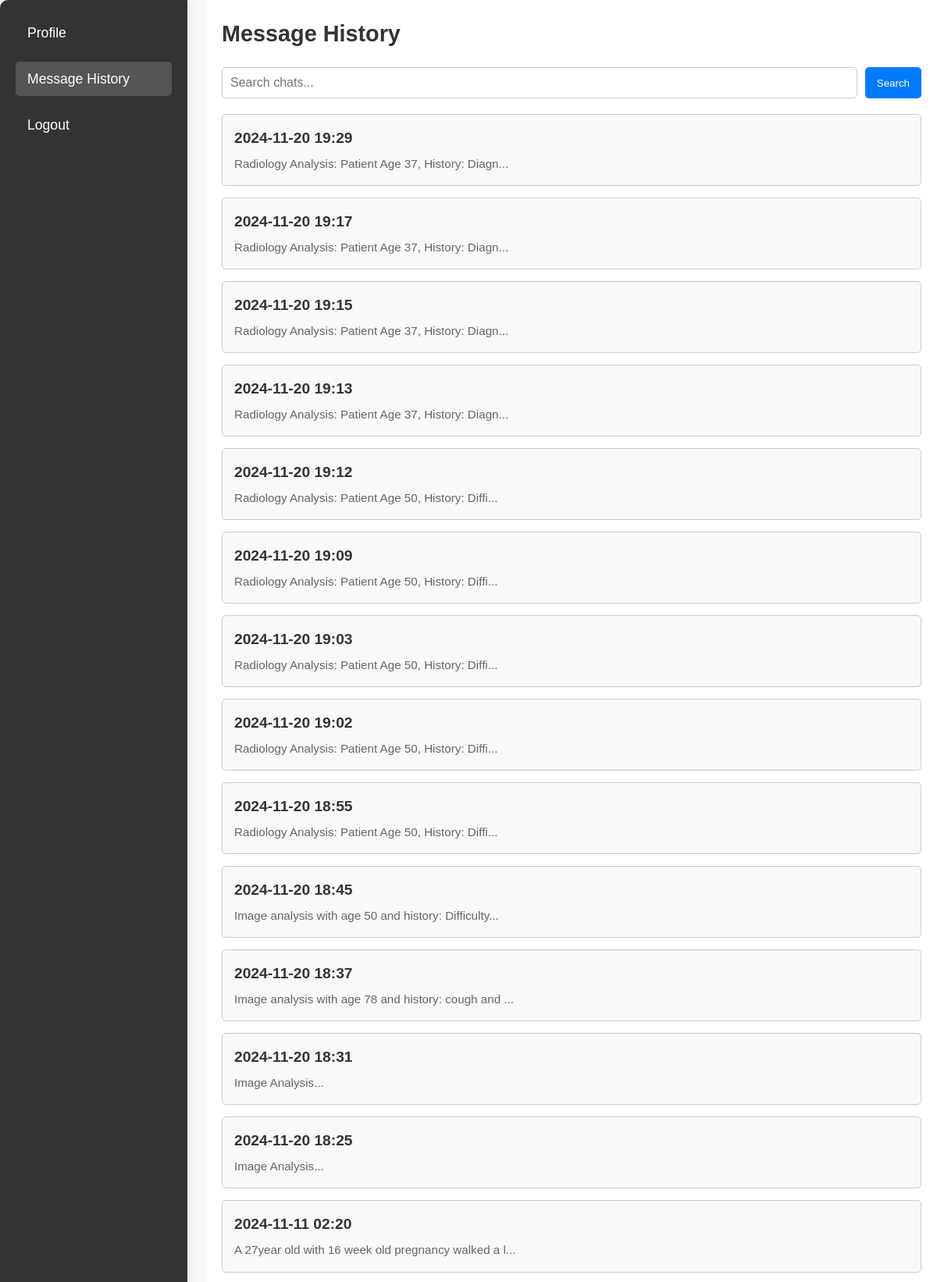
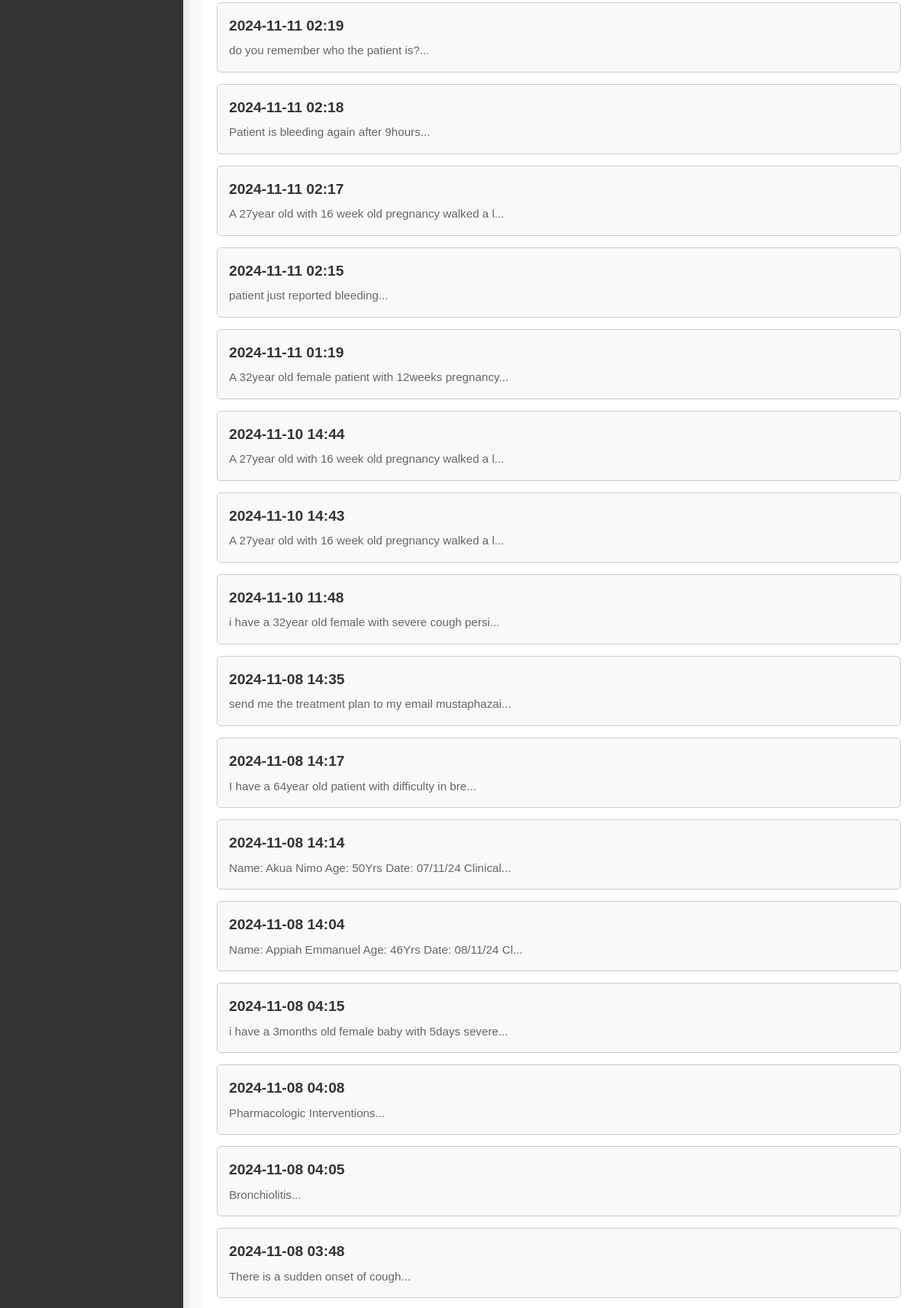
The page /history (signed in, upper part) on the database its author committed (2 pictures, top to bottom).
### application.py (models this page shows)
class History(db.Model):
    id = db.Column(db.Integer, primary_key=True)
    user_id = db.Column(db.Integer, db.ForeignKey('user.id'), nullable=False)
    question = db.Column(db.Text, nullable=False)
    response = db.Column(db.Text, nullable=False)
    timestamp = db.Column(db.DateTime, default=datetime.utcnow)

### application.py (the view)
@app.route('/history', methods=['GET'])
@login_required
def history():
    search_query = request.args.get('search', '')
    try:
        if search_query:
            user_history = History.query.filter(
                (History.user_id == current_user.id) &
                ((History.question.ilike(f'%{search_query}%')) |
                 (History.response.ilike(f'%{search_query}%')))
            ).order_by(History.timestamp.desc()).all()
        else:
            user_history = History.query.filter_by(user_id=current_user.id).order_by(History.timestamp.desc()).all()
        return render_template('history.html', history=user_history, search_query=search_query)
    except Exception as e:
        print(f"Error retrieving history: {e}")
        return render_template('history.html', history=[], search_query=search_query)

### application.py (called while the page is built)
@login_manager.user_loader
def load_user(user_id):
    return User.query.get(int(user_id))

### templates/history.html (shortened to what this page needs)
<!DOCTYPE html>
<html lang="en">
<head>
    <link rel="stylesheet" href="{{ url_for('static', filename='style.css') }}">
</head>
<body>
    <div class="container">
        <div class="sidebar">
            <ul>
                <li><a href="/profile">Profile</a></li>
                <li><a href="/history" class="active">Message History</a></li>
                <li><a href="/logout">Logout</a></li>
            </ul>
        </div>
        <div class="chatbox-wrapper">
            <h2>Message History</h2>
            <form method="GET" action="/history" class="search-form">
                <input type="text" name="search" placeholder="Search chats..." value="{{ search_query }}">
                <button type="submit">Search</button>
            </form>
            <div class="history-list">
                {% for entry in history %}
                    <div class="history-item">
                        <a href="/history/{{ entry.id }}">
                            <div class="history-header">
                                <h3>{{ entry.timestamp.strftime('%Y-%m-%d %H:%M') }}</h3>
                            </div>
                            <div class="history-content">
                                <p>{{ entry.question[:50] }}...</p>
                            </div>
                        </a>
                    </div>
                {% else %}
                    <div class="no-history">
                        <p>No history found.</p>
                    </div>
                {% endfor %}
            </div>
        </div>
    </div>
</body>
</html>

### static/style.css (style rules this page uses)
* { margin: 0; padding: 0; box-sizing: border-box; font-family: "Poppins", sans-serif; }
body { width: 100%; height: 100vh; background-color: #f7f8f9; color: #333; font-size: 16px; line-height: 1.6; overflow: hidden; }
.container { display: flex; height: 100vh; overflow: hidden; flex-wrap: nowrap; }
.sidebar { width: 270px; background-color: #ffffff; padding: 25px; color: #333; display: flex; flex-direction: column; justify-content: space-between; box-shadow: 2px 0 12px rgba(0, 0, 0, 0.1); border-radius: 10px 0 0 10px; height: 100%; }
.sidebar ul { list-style: none; padding: 0; flex-grow: 1; margin-bottom: 20px; }
.sidebar li { margin-bottom: 20px; }
.sidebar a { color: #555; text-decoration: none; font-size: 18px; display: flex; align-items: center; padding: 14px 18px; border-radius: 8px; transition: background-color 0.3s, color 0.3s; width: 100%; }
.sidebar .active { background-color: #10a37f; color: #fff; }
.chatbox-wrapper { flex-grow: 1; display: flex; flex-direction: column; padding: 30px; background-color: #ffffff; overflow: hidden; height: 100%; }

### templates/history.html (style rules this page uses)
.sidebar { width: 20%; background-color: #333; color: white; height: 100vh; padding: 20px; position: fixed; }
.sidebar ul { list-style: none; padding: 0; }
.sidebar ul li { margin-bottom: 15px; }
.sidebar ul li a { color: white; text-decoration: none; font-size: 1.1em; display: block; padding: 8px 15px; border-radius: 5px; transition: background-color 0.3s; }
.sidebar ul li a:hover, .sidebar ul li a.active { background-color: #555; }
.chatbox-wrapper { margin-left: 22%; padding: 20px; height: 100vh; display: flex; flex-direction: column; }
.chatbox-wrapper h2 { font-size: 1.8em; margin-bottom: 20px; color: #333; }
.search-form { display: flex; gap: 10px; margin-bottom: 20px; }
.search-form input { flex: 1; padding: 10px; font-size: 1em; border: 1px solid #ccc; border-radius: 5px; }
.search-form button { padding: 10px 15px; background-color: #007bff; color: white; border: none; border-radius: 5px; cursor: pointer; }
.history-list { flex: 1; overflow-y: auto; display: flex; flex-direction: column; gap: 15px; }
.history-item { background: #f9f9f9; border: 1px solid #ccc; border-radius: 5px; padding: 15px; transition: background-color 0.3s ease; }
.history-item a { text-decoration: none; color: inherit; display: block; }
.history-header h3 { margin: 0; font-size: 1.2em; color: #333; }
.history-content p { margin: 5px 0 0 0; color: #666; font-size: 0.95em; }

### rows shown on the page
History: timestamp "2024-11-20 19:29", question "Radiology Analysis: Patient Age 37, History: Diagn"
History: timestamp "2024-11-20 19:17", question "Radiology Analysis: Patient Age 37, History: Diagn"
History: timestamp "2024-11-20 19:15", question "Radiology Analysis: Patient Age 37, History: Diagn"
History: timestamp "2024-11-20 19:13", question "Radiology Analysis: Patient Age 37, History: Diagn"
History: timestamp "2024-11-20 19:12", question "Radiology Analysis: Patient Age 50, History: Diffi"
History: timestamp "2024-11-20 19:09", question "Radiology Analysis: Patient Age 50, History: Diffi"
History: timestamp "2024-11-20 19:03", question "Radiology Analysis: Patient Age 50, History: Diffi"
History: timestamp "2024-11-20 19:02", question "Radiology Analysis: Patient Age 50, History: Diffi"
History: timestamp "2024-11-20 18:55", question "Radiology Analysis: Patient Age 50, History: Diffi"
History: timestamp "2024-11-20 18:45", question "Image analysis with age 50 and history: Difficulty"
History: timestamp "2024-11-20 18:37", question "Image analysis with age 78 and history: cough and"
History: timestamp "2024-11-20 18:31", question "Image Analysis"
History: timestamp "2024-11-20 18:25", question "Image Analysis"
History: timestamp "2024-11-11 02:20", question "A 27year old with 16 week old pregnancy walked a l"
History: timestamp "2024-11-11 02:19", question "do you remember who the patient is?"
History: timestamp "2024-11-11 02:18", question "Patient is bleeding again after 9hours"
History: timestamp "2024-11-11 02:17", question "A 27year old with 16 week old pregnancy walked a l"
History: timestamp "2024-11-11 02:15", question "patient just reported bleeding"
History: timestamp "2024-11-11 01:19", question "A 32year old female patient with 12weeks pregnancy"
History: timestamp "2024-11-10 14:44", question "A 27year old with 16 week old pregnancy walked a l"
History: timestamp "2024-11-10 14:43", question "A 27year old with 16 week old pregnancy walked a l"
History: timestamp "2024-11-10 11:48", question "i have a 32year old female with severe cough persi"
History: timestamp "2024-11-08 14:35", question "send me the treatment plan to my email mustaphazai"
History: timestamp "2024-11-08 14:17", question "I have a 64year old patient with difficulty in bre"
History: timestamp "2024-11-08 14:14", question "Name: Akua Nimo Age: 50Yrs Date: 07/11/24 Clinical"
History: timestamp "2024-11-08 14:04", question "Name: Appiah Emmanuel Age: 46Yrs Date: 08/11/24 Cl"
History: timestamp "2024-11-08 04:15", question "i have a 3months old female baby with 5days severe"
History: timestamp "2024-11-08 04:08", question "Pharmacologic Interventions"
History: timestamp "2024-11-08 04:05", question "Bronchiolitis"
History: timestamp "2024-11-08 03:48", question "There is a sudden onset of cough"
